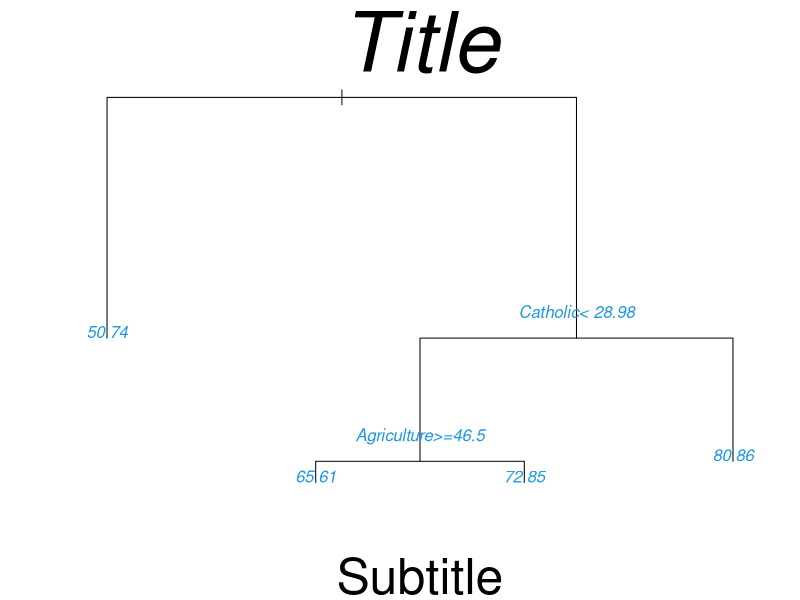

Write the R code that produced this figure.
require(rpart)
Swiss_rpart <- rpart(Fertility ~ Agriculture + Education + Catholic, data = swiss)
#Tested different options for plot and text
plot(Swiss_rpart, font.main=3, main="Title", sub="Subtitle", cex.main=5, cex.sub=3.0) # try some different plot options
text(Swiss_rpart, pos=3, col = "#1b98e0", font=3) # try some different text options

